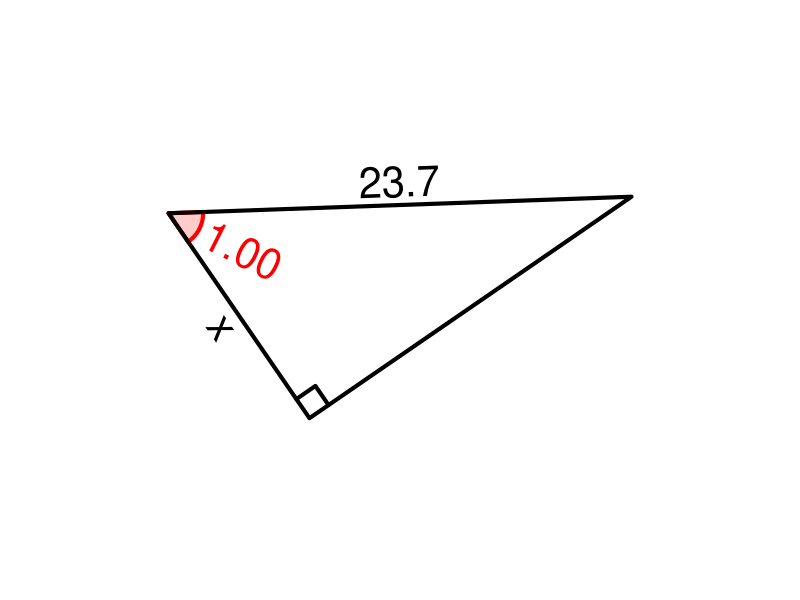
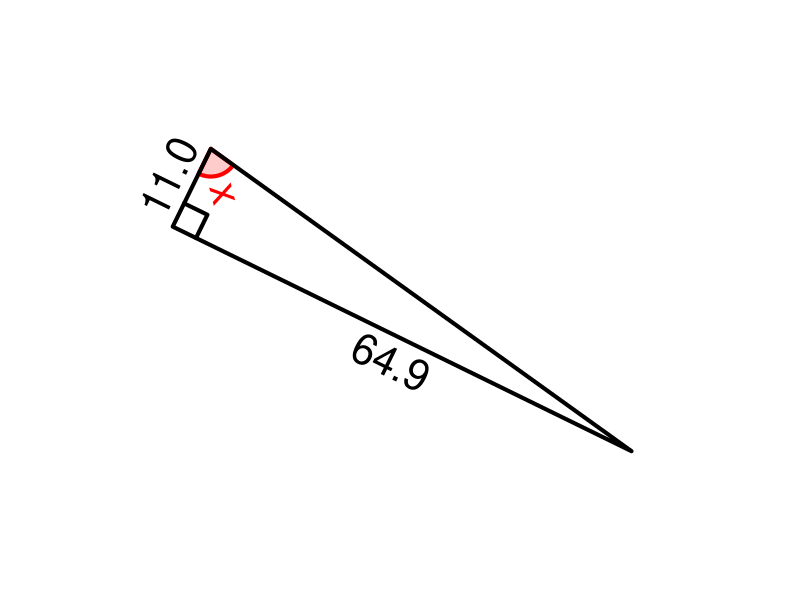
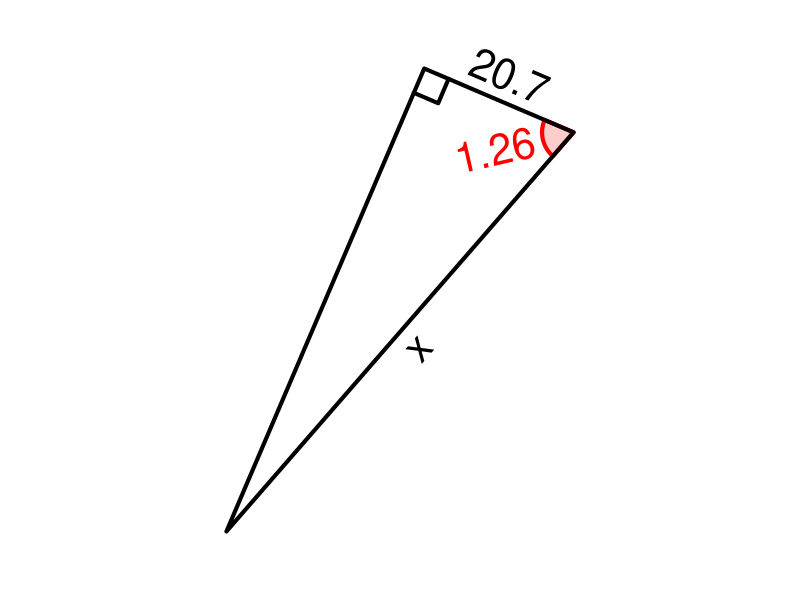
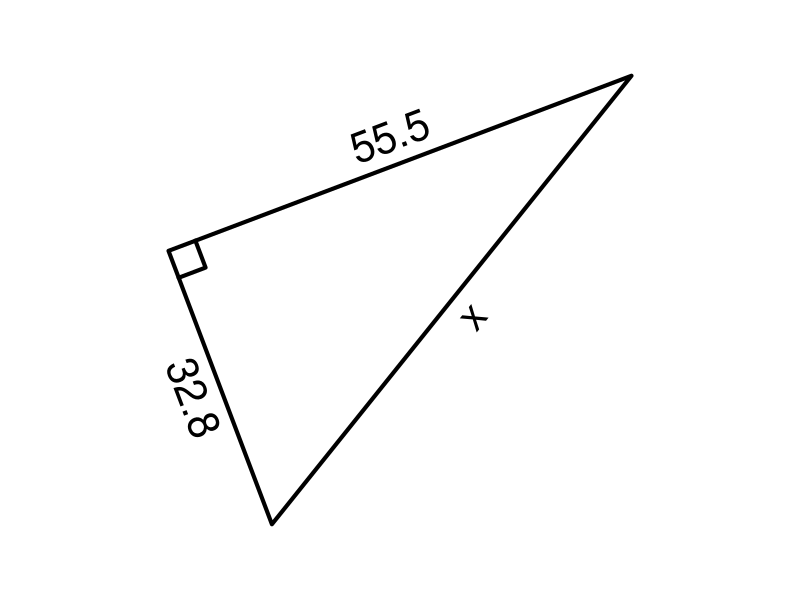
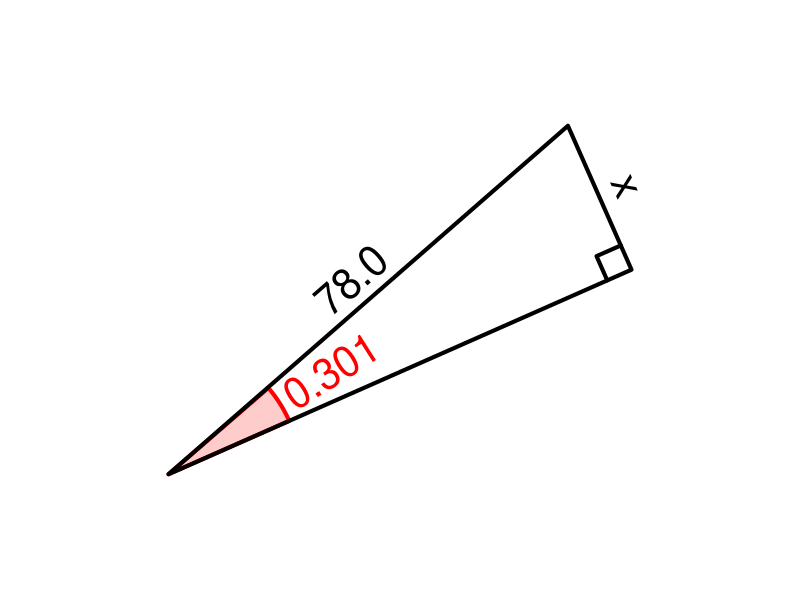
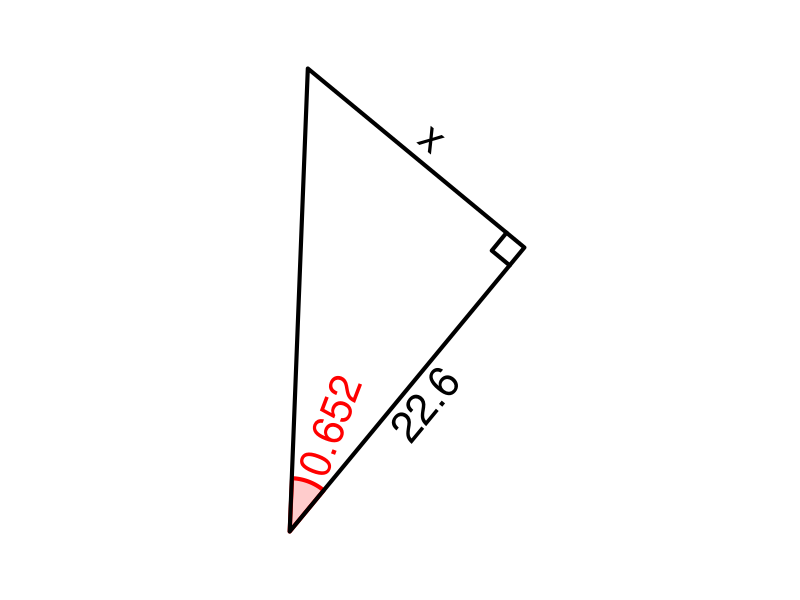
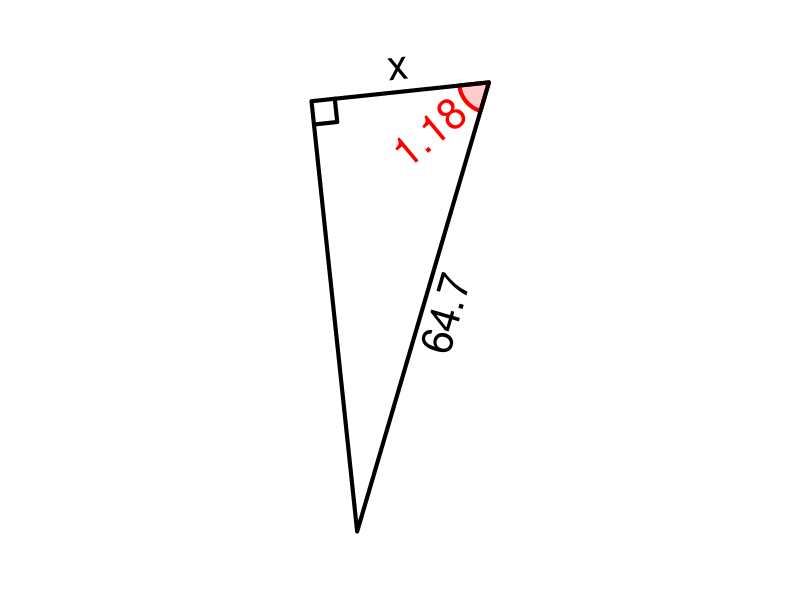
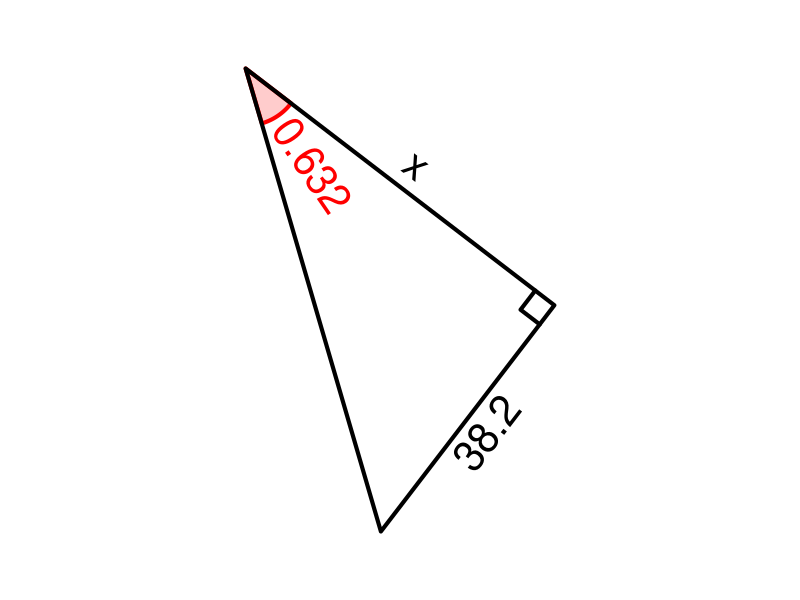

R code for these plots, in order: (Note: this script raises an error after producing the figures.)
# Find the length or angle measure marked with an x. Type your answer using 3 significant figures. If the number is less than 1, use a leading 0. Angles are in RADIANS.

alist = ""

for(iii in 1:100){
    qt = sample(1:12,1)
    cex = 2.5
    lwd = 4
    # al,ol,hl,th
    while(T){
        th = runif(1,pi/20,pi/2-pi/20)
        hl = runif(1,10,100)
        ol = hl*sin(th)
        al = hl*cos(th)
        if(ol>11 && al>11 && hl<99){break}
    }
    if(qt==1){ #ol=hl*sin(th)
        hyp = signif(hl,3)
        ang = signif(th,3)
        labs = c("","x",hyp,ang) #a,o,h,t
        if(ang<1){
            labs = c("","x",sprintf("%.1f",hyp),sprintf("%.3f",ang)) #a,o,h,t
        } else {
            labs = c("","x",sprintf("%.1f",hyp),sprintf("%.2f",ang)) #a,o,h,t
        }
        ans = signif(hyp*sin(ang),3)
        ansstr = sprintf("%.1f",ans)
    }
    if(qt==2){ #hl=ol/sin(th)
        opp = signif(ol,3)
        ang = signif(th,3)
        if(ang<1){
            labs = c("",sprintf("%.1f",opp),"x",sprintf("%.3f",ang)) #a,o,h,t
        } else {
            labs = c("",sprintf("%.1f",opp),"x",sprintf("%.2f",ang)) #a,o,h,t
        }
        ans = signif(opp/sin(ang),3)
        ansstr = sprintf("%.1f",ans)
    }
    if(qt==3){ #th=asin(ol/hl)
        opp = signif(ol,3)
        hyp = signif(hl,3)
        labs = c("",sprintf("%.1f",opp),sprintf("%.1f",hyp),"x") #a,o,h,t
        ans = signif(asin(opp/hyp),3)
        if(ans<1){
            ansstr = sprintf("%.3f",ans)
        } else {
            ansstr = sprintf("%.2f",ans)
        }
    }
    if(qt==4){ #al=hl*cos(th)
        hyp = signif(hl,3)
        ang = signif(th,3)
        if(ang<1){
            labs = c("x","",sprintf("%.1f",hyp),sprintf("%.3f",ang)) #a,o,h,t
        } else {
            labs = c("x","",sprintf("%.1f",hyp),sprintf("%.2f",ang)) #a,o,h,t
        }
        ans = signif(hyp*cos(ang),3)
        ansstr = sprintf("%.1f",ans)
    }
    if(qt==5){ #hl=al/cos(th)
        adj = signif(al,3)
        ang = signif(th,3)
        if(ang<1){
            labs = c(sprintf("%.1f",adj),"","x",sprintf("%.3f",ang)) #a,o,h,t
        } else {
            labs = c(sprintf("%.1f",adj),"","x",sprintf("%.2f",ang)) #a,o,h,t
        }
        ans = signif(adj/cos(ang),3)
        ansstr = sprintf("%.1f",ans)
    }
    if(qt==6){ #th=acos(al/hl)
        adj = signif(al,3)
        hyp = signif(hl,3)
        labs = c(sprintf("%.1f",adj),"",sprintf("%.1f",hyp),"x") #a,o,h,t
        ans = signif(acos(adj/hyp),3)
        if(ans<1){
            ansstr = sprintf("%.3f",ans)
        } else {
            ansstr = sprintf("%.2f",ans)
        }
    }
    if(qt==7){ #ol=al*tan(th)
        adj = signif(al,3)
        ang = signif(th,3)
        labs = c(adj,"x","",ang) #a,o,h,t
        if(ang<1){
            labs = c(sprintf("%.1f",adj),"x","",sprintf("%.3f",ang)) #a,o,h,t
        } else {
            labs = c(sprintf("%.1f",adj),"x","",sprintf("%.2f",ang)) #a,o,h,t
        }
        ans = signif(adj*tan(ang),3)
        ansstr = sprintf("%.1f",ans)
    }
    if(qt==8){ #al=ol/tan(th)
        opp = signif(ol,3)
        ang = signif(th,3)
        if(ang<1){
            labs = c("x",sprintf("%.1f",opp),"",sprintf("%.3f",ang)) #a,o,h,t
        } else {
            labs = c("x",sprintf("%.1f",opp),"",sprintf("%.2f",ang)) #a,o,h,t
        }
        ans = signif(opp/tan(ang),3)
        ansstr = sprintf("%.1f",ans)
    }
    if(qt==9){ #th=atan(ol/al)
        opp = signif(ol,3)
        adj = signif(al,3)
        labs = c(sprintf("%.1f",adj),sprintf("%.1f",opp),"","x") #a,o,h,t
        ans = signif(atan(opp/adj),3)
        if(ans<1){
            ansstr = sprintf("%.3f",ans)
        } else {
            ansstr = sprintf("%.2f",ans)
        }
    }
    if(qt==10){
        opp = signif(ol,3)
        adj = signif(al,3)
        labs = c(sprintf("%.1f",adj),sprintf("%.1f",opp),"x","") #a,o,h,t
        ansstr = sprintf("%.1f",signif(sqrt(opp^2+adj^2),3))
        ans = signif(sqrt(opp^2+adj^2),3)
    }
    if(qt==11){
        opp = signif(ol,3)
        hyp = signif(hl,3)
        labs = c("x",sprintf("%.1f",opp),sprintf("%.1f",hyp),"") #a,o,h,t
        ansstr = sprintf("%.1f",signif(sqrt(hyp^2-opp^2),3))
        ans = signif(sqrt(hyp^2-opp^2),3)
    }
    if(qt==12){
        adj = signif(al,3)
        hyp = signif(hl,3)
        labs = c(sprintf("%.1f",adj),"x",sprintf("%.1f",hyp),"") #a,o,h,t
        ansstr = sprintf("%.1f",signif(sqrt(hyp^2-adj^2),3))
        ans = signif(sqrt(hyp^2-adj^2),3)
    }
    
    hstr = labs[3]
    astr = labs[1]
    ostr = labs[2]
    angstr = labs[4]
    
    png(paste0("q",sprintf("%03d",iii),".png"),480,480)
    par(mar=c(0,0,0,0),pty="s")
    
    refl = sample(c(T,F),1)
    bmp = 0.05
    xs = c(0,cos(th),cos(th))
    ys = c(0,0,sin(th))
    xlo = cos(th)+bmp
    ylo = sin(th)/2
    srto = 90
    xla = cos(th)/2
    yla = -bmp
    srta = 0
    xlh = cos(th)/2+bmp*cos(th+pi/2)
    ylh = sin(th)/2+bmp*sin(th+pi/2)
    srth = th/pi*180
    xang = 1.5*bmp*cos(seq(0,th,pi/360))/th
    yang = 1.5*bmp*sin(seq(0,th,pi/360))/th
    xlang = 1.5*bmp*cos(th/2)/th+bmp/3*cos(th/2)
    ylang = 1.5*bmp*sin(th/2)/th+bmp/3*sin(th/2)
    srtang = th/2/pi*180
    xsq = c(cos(th)-bmp,cos(th)-bmp,cos(th))
    ysq = c(0,bmp,bmp)
    
    if(refl){
        xs = -xs
        xlo = -xlo
        srto = -90
        xla = -xla
        srta = 0
        xlh = -xlh
        srth = -th/pi*180
        xang = -xang
        xlang = -xlang
        srtang = -th/2/pi*180
        xsq = -xsq
    }
    
    rotang = runif(1,0,2*pi)
    
    xs2 = xs*cos(rotang)-ys*sin(rotang)
    ys2 = xs*sin(rotang)+ys*cos(rotang)
    xlo2 = xlo*cos(rotang)-ylo*sin(rotang)
    ylo2 = xlo*sin(rotang)+ylo*cos(rotang)
    srto2 = (srto+rotang/pi*180+90)%%180-90
    xla2 = xla*cos(rotang)-yla*sin(rotang)
    yla2 = xla*sin(rotang)+yla*cos(rotang)
    srta2 = (srta+rotang/pi*180+90)%%180-90
    xlh2 = xlh*cos(rotang)-ylh*sin(rotang)
    ylh2 = xlh*sin(rotang)+ylh*cos(rotang)
    srth2 = (srth+rotang/pi*180+90)%%180-90
    srtang2 = (srtang+rotang/pi*180+90)%%180-90
    xang2 = xang*cos(rotang)-yang*sin(rotang)
    yang2 = xang*sin(rotang)+yang*cos(rotang)
    xlang2 = xlang*cos(rotang)-ylang*sin(rotang)
    ylang2 = xlang*sin(rotang)+ylang*cos(rotang)
    xsq2 = xsq*cos(rotang)-ysq*sin(rotang)
    ysq2 = xsq*sin(rotang)+ysq*cos(rotang)
    xxx = c(xs2,xlo2,xla2,xlh2,xlang2)
    yyy = c(ys2,ylo2,yla2,ylh2,ylang2)
    widx = (max(xxx)-min(xxx))/2
    widy = (max(yyy)-min(yyy))/2
    midx = (max(xxx)+min(xxx))/2
    midy = (max(yyy)+min(yyy))/2
    wid = max(c(widx,widy))
    plot(0,0,"n",xlim=c(midx-wid*1.2,midx+wid*1.2),ylim=c(midy-wid*1.2,midy+wid*1.2),axes=F,ann=F)
    angadj = (xlang2<0)*1
    if(angstr!=""){
        polygon(c(0,xang2),c(0,yang2),border="red",col=rgb(1,0,0,0.2),lwd=lwd)
        text(xlang2,ylang2,angstr,srt=srtang2,col="red",cex=cex,adj=angadj)
    }
    polygon(xs2,ys2,lwd=lwd)
    lines(xsq2,ysq2,lwd=lwd)
    text(xlo2,ylo2,ostr,srt=srto2,cex=cex)
    text(xla2,yla2,astr,srt=srta2,cex=cex)
    text(xlh2,ylh2,hstr,srt=srth2,cex=cex)
    alist = paste0(alist,iii,". ",ansstr,"\n")
    dev.off()
}

fileConn<-file("solutions.txt")
writeLines(alist, fileConn)

# Find the length or angle marked with an x. Type your answer using 3 significant figures. If the number is less than 1, use a leading 0. Angles are in RADIANS.
